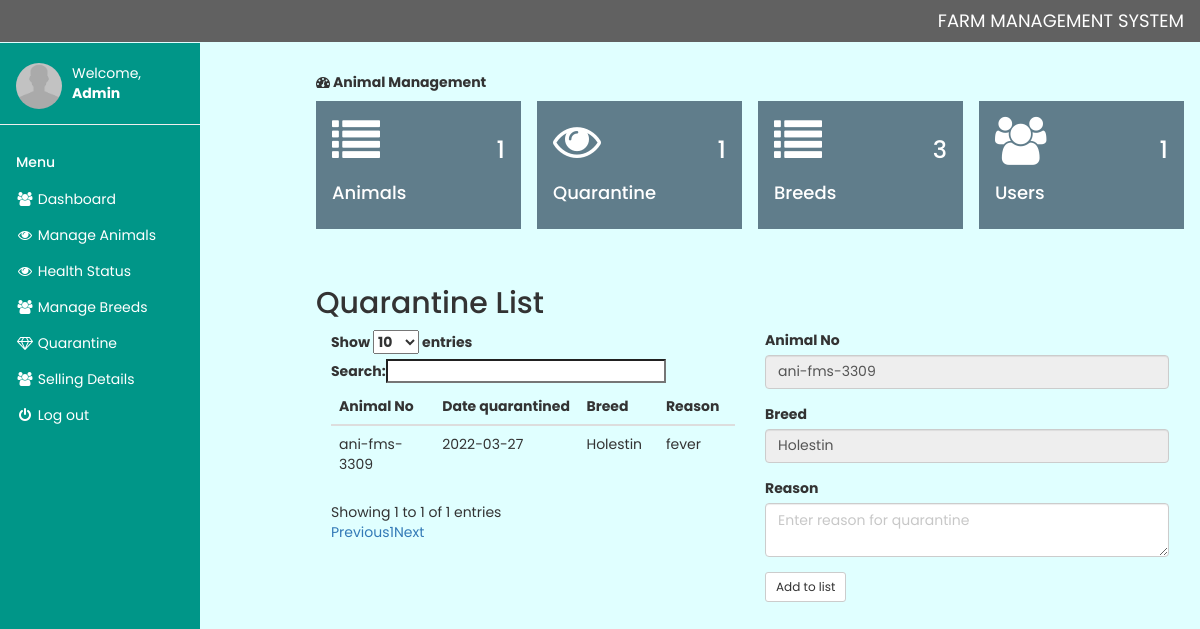
The page /quarantine.php?id=6 (signed in) on the database its author committed.
### tables this page shows
CREATE TABLE `quarantine` (
  `id` int(50) NOT NULL,
  `animal_no` varchar(50) NOT NULL,
  `date_q` varchar(50) NOT NULL,
  `reason` text NOT NULL,
  `breed` varchar(50) NOT NULL
);

CREATE TABLE `pigs` (
  `animalno` varchar(50) NOT NULL,
  `animalname` varchar(50) NOT NULL,
  `breed_id` int(50) NOT NULL,
  `weight` int(50) NOT NULL,
  `img` varchar(50) NOT NULL,
  `gender` varchar(50) NOT NULL,
  `arrived` varchar(50) NOT NULL,
  `remark` text NOT NULL,
  `health_status` varchar(50) NOT NULL,
  `id` int(50) NOT NULL
);

CREATE TABLE `breed` (
  `id` int(50) NOT NULL,
  `animal` varchar(50) NOT NULL,
  `name` varchar(50) NOT NULL
);

### quarantine.php (the view, shortened to what this page needs)
<?php include 'setting/system.php'; ?>
<?php include 'theme/head.php'; ?>
<?php include 'theme/sidebar.php'; ?>
<?php
 if(!$_GET['id'] OR empty($_GET['id']) OR $_GET['id'] == '')
 {
 	header('location: manage-pig.php');
 }else{
 	$pigno = $bname = $b_id = $health = "";
 	$id = (int)$_GET['id'];
 	$query = $db->query("SELECT * FROM pigs WHERE id = '$id' ");
 	$fetchObj = $query->fetchAll(PDO::FETCH_OBJ);
 	foreach($fetchObj as $obj){
       $animalno = $obj->animalno;
	   $b_id = $obj->breed_id;
	     $k = $db->query("SELECT * FROM breed WHERE id = '$b_id' ");
       	 $ks = $k->fetchAll(PDO::FETCH_OBJ);
       	 foreach ($ks as $r) {
       	 	$bname = $r->name;
       	 }
 	}
 }
?>
<div class="w3-main" style="margin-left:300px;margin-top:43px;">
  <header class="w3-container" style="padding-top:22px">
    <h5><b><i class="fa fa-dashboard"></i> Animal Management</b></h5>
  </header>
 <?php include 'inc/data.php'; ?>
 <div class="w3-container" style="padding-top:22px">
	 <div class="w3-row">
	 	<h2>Quarantine List</h2>
	 	<div class="col-md-6">
	 		<table class="table table-hover" id="table">
	 			<thead>
	 				<tr>
	 					<th>Animal No</th>
	 					<th>Date quarantined</th>
	 					<th>Breed</th>
	 					<th>Reason</th>
	 				</tr>
	 			</thead>
	 			<tbody>
	 				<?php
	 				$get = $db->query("SELECT * FROM quarantine");
	 				$res = $get->fetchAll(PDO::FETCH_OBJ);
	 				foreach($res as $n){ ?>
                         <tr>
                         	<td> <?php echo $n->animal_no; ?> </td>
                         	<td>  <?php echo $n->date_q; ?> </td>
                         	<td><?php echo $n->breed; ?> </td>
                         	<td> <?php echo $n->reason; ?> </td>
                         </tr>
	 				<?php }
	 				?>
	 			</tbody>
	 		</table>
	 	</div>
	 	<div class="col-md-6">
	 		<form role='form' method="post">
	 			<div class="form-group">
	 				<label class="control-label">Animal No</label>
	 				<input type="text" name="animalno" readonly="on" class="form-control" value="<?php echo $animalno; ?>">
	 			</div>
	 			<div class="form-group">
	 				<label class="control-label">Breed</label>
	 				<input type="text" name="breed" readonly="on" class="form-control" value="<?php echo $bname; ?>">
	 			</div>
	 			<div class="form-group">
	 				<label class="control-label">Reason</label>
	 				<textarea name="reason" placeholder="Enter reason for quarantine" class="form-control" value=""></textarea>
	 			</div>
	 			<button name="submit" type="submit" class="btn btn-sm  btn-default">Add to list</button>
	 		</form>
	 	</div>
	 </div>
</div>
</div>
<?php include 'theme/foot.php'; ?>

### css/style.css (style rules this page uses)
* { margin: 0; padding: 0; box-sizing: border-box; font-family: 'Poppins', sans-serif; }

### theme/head.php (style rules this page uses)
body { font-family: 'Poppins', sans-serif; background-color: lightcyan ; }

### rows shown on the page
quarantine: animal_no "ani-fms-3309", date_q "2022-03-27", breed "Holestin", reason "fever"
pigs: animalno "ani-fms-3309"
breed: breed "Holestin"

### other values the page prints
NAME_X "FARM MANAGEMENT SYSTEM"
$_SESSION['user'] "Admin"
$pCount "1"
$qCount "1"
$bCount "3"
$uCount "1"
